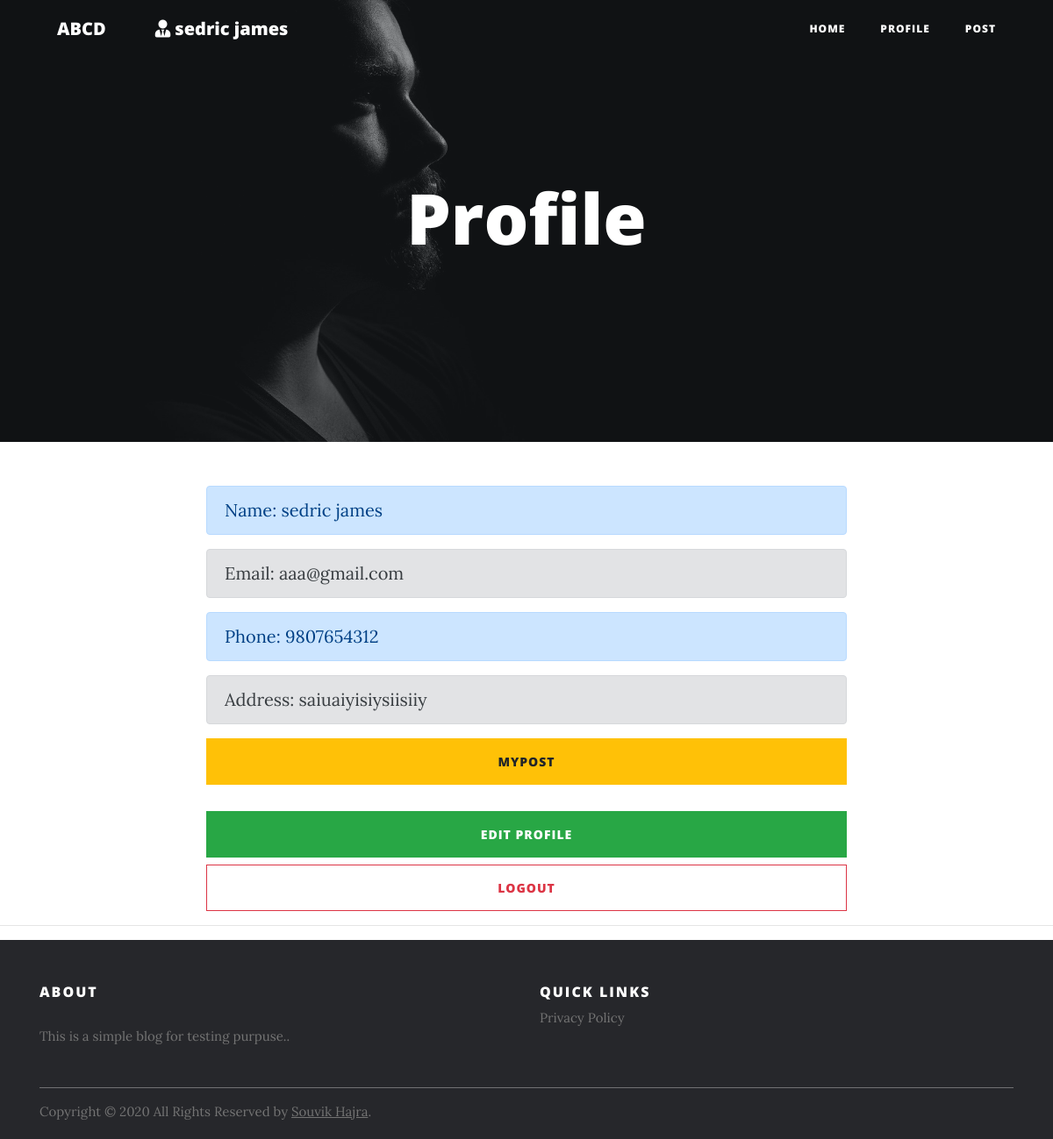
The app's page /profile.php (signed in) with its own data.
### tables this page shows
CREATE TABLE `users` (
  `u_id` int(11) NOT NULL,
  `u_name` varchar(50) NOT NULL,
  `u_username` varchar(50) DEFAULT NULL,
  `u_email` varchar(50) NOT NULL,
  `u_password` varchar(50) NOT NULL,
  `u_phone` varchar(50) DEFAULT NULL,
  `u_address` varchar(120) NOT NULL,
  `u_ip_address` varchar(255) DEFAULT NULL,
  `status` int(11) NOT NULL DEFAULT '1',
  `u_created_at` datetime NOT NULL DEFAULT CURRENT_TIMESTAMP
);

### profile.php (the view, shortened to what this page needs)
<!DOCTYPE html>
<html lang="en">
<head>
  <link href="vendor/bootstrap/css/bootstrap.min.css" rel="stylesheet">
  <link href="vendor/fontawesome-free/css/all.min.css" rel="stylesheet" type="text/css">
  <link href="css/clean-blog.min.css" rel="stylesheet">
</head>
<body>
 <?php include('dataconfig.php'); ?>
  <nav class="navbar navbar-expand-lg navbar-light fixed-top" id="mainNav">
    <div class="container">
      <a class="navbar-brand" href="index.php">ABCD</a>
      <a class="navbar-brand disabledah" href="index.php"><?php echo ((!isset($_SESSION['u_name']) || $_SESSION['u_name'] == '') ? "" : "<i class='fas fa-user-tie'></i>  ".$_SESSION['u_name']); ?></a>
      <div class="collapse navbar-collapse" id="navbarResponsive">
        <ul class="navbar-nav ml-auto">
          <li class="nav-item">
            <a class="nav-link" href="index.php">Home</a>
          </li>
          <?php
            if (!isset($_SESSION['u_id']) || $_SESSION['u_id'] == ''){
          ?>
          <li class="nav-item">
            <a class="nav-link" href="login.php">Login</a>
          </li>
          <?php
          }else{
         ?>
          <li class="nav-item">
            <a class="nav-link" href="profile.php">Profile</a>
          </li>
        <?php
          }
          ?>
          <?php
            if (isset($_SESSION['u_id'])){
          ?>
          <li class="nav-item">
            <a class="nav-link" href="createpost.php">Post</a>
          </li>
          <?php
          }
          ?>
        </ul>
      </div>
    </div>
  </nav>
  <header class="masthead" style="background-image: url('img/man.jpg')">
    <div class="overlay"></div>
    <div class="container">
      <div class="row">
        <div class="col-lg-8 col-md-10 mx-auto">
          <div class="site-heading">
            <h1>Profile</h1>
          </div>
        </div>
      </div>
    </div>
  </header>
   <div class="container">
    <div class="row">
      <div class="col-lg-8 col-md-10 mx-auto">
        <?php
        $finalval = $_SESSION['u_id'];
        $sql = "SELECT * FROM users where u_id='".$finalval."'";
        $result = $conn->query($sql);
        if ($result->num_rows > 0) {
        $row = $result->fetch_assoc();
        } else {
            echo "0 results";
        }
        ?>
        <div class="alert alert-primary" role="alert">
          Name:  <?php echo $row['u_name']; ?>
        </div>
        <div class="alert alert-secondary" role="alert">
          Email:  <?php echo $row['u_email']; ?>
        </div>
        <div class="alert alert-primary" role="alert">
          Phone:  <?php echo $row['u_phone']; ?>
        </div>
        <div class="alert alert-secondary" role="alert">
          Address:  <?php echo $row['u_address']; ?>
        </div>
        <a href="myblog.php" id="regcl" class="btn btn-warning btn-block">MyPost</a><br/>
        <a href="editprofile.php" id="regclh" class="btn btn-success btn-block">Edit Profile</a>
        <a href="logout.php" id="regclf" class="btn btn-outline-danger btn-block">Logout</a>
      </div>
    </div>
  </div><hr>
  <footer class="site-footer">
      <div class="container">
        <div class="row">
          <div class="col-sm-12 col-md-6">
            <h6>About</h6>
            <p class="text-justify">This is a simple blog for testing purpuse..</p>
          </div>
          <div class="col-xs-6 col-md-6">
            <h6>Quick Links</h6>
            <ul class="footer-links">
              <li><a href="http://localhost/juniarblog/privacy.php">Privacy Policy</a></li>
            </ul>
          </div>
        </div>
        <hr>
      </div>
      <div class="container">
        <div class="row">
          <div class="col-md-8 col-sm-6 col-xs-12">
            <p class="copyright-text">Copyright &copy; 2020 All Rights Reserved by
         <a href="#">Souvik Hajra</a>.
            </p>
          </div>
        </div>
      </div>
</footer>
</body>
</html>

### profile.php (style rules this page uses)
.disabledah { pointer-events: none; cursor: default; }
.site-footer { background-color:#26272b; padding:45px 0 20px; font-size:15px; line-height:24px; color:#737373; }
.site-footer hr { border-top-color:#bbb; opacity:0.5 }
.site-footer h6 { color:#fff; font-size:16px; text-transform:uppercase; margin-top:5px; letter-spacing:2px }
.site-footer a { color:#737373; }
.footer-links { padding-left:0; list-style:none }
.footer-links li { display:block }
.footer-links a { color:#737373 }
.copyright-text { margin:0 }

### records on screen
users: u_name "sedric james", u_email "aaa@gmail.com", u_phone "9807654312", u_address "saiuaiyisiysiisiiy"

### other values on screen
$_SESSION['u_name'] "sedric james"
